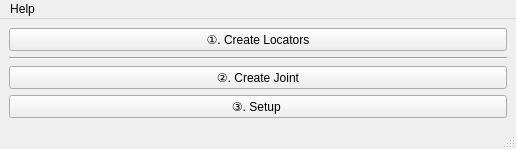
<?xml version="1.0" encoding="UTF-8"?>
<ui version="4.0">
 <class>MainWindow</class>
 <widget class="QMainWindow" name="MainWindow">
  <property name="geometry">
   <rect>
    <x>0</x>
    <y>0</y>
    <width>516</width>
    <height>149</height>
   </rect>
  </property>
  <property name="windowTitle">
   <string>MainWindow</string>
  </property>
  <widget class="QWidget" name="centralwidget">
   <layout class="QVBoxLayout" name="verticalLayout">
    <item>
     <widget class="QPushButton" name="create_locator_button">
      <property name="text">
       <string>①. Create Locators</string>
      </property>
     </widget>
    </item>
    <item>
     <widget class="Line" name="line">
      <property name="orientation">
       <enum>Qt::Horizontal</enum>
      </property>
     </widget>
    </item>
    <item>
     <widget class="QPushButton" name="create_joint_button">
      <property name="text">
       <string>②. Create Joint</string>
      </property>
     </widget>
    </item>
    <item>
     <widget class="QPushButton" name="setup_button">
      <property name="enabled">
       <bool>true</bool>
      </property>
      <property name="text">
       <string>③. Setup </string>
      </property>
     </widget>
    </item>
   </layout>
  </widget>
  <widget class="QMenuBar" name="menubar">
   <property name="geometry">
    <rect>
     <x>0</x>
     <y>0</y>
     <width>516</width>
     <height>21</height>
    </rect>
   </property>
   <widget class="QMenu" name="menuMenu">
    <property name="title">
     <string>Help</string>
    </property>
    <addaction name="actionHelp"/>
   </widget>
   <addaction name="menuMenu"/>
  </widget>
  <widget class="QStatusBar" name="statusbar"/>
  <action name="actionHelp">
   <property name="text">
    <string>help open browser</string>
   </property>
  </action>
 </widget>
 <resources/>
 <connections/>
</ui>
